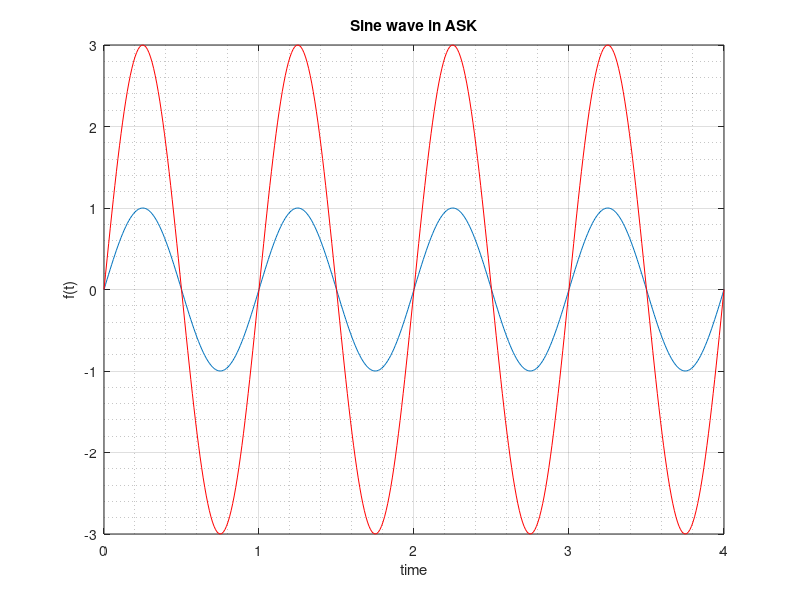

The MATLAB script that drew this image:
t = 0 : 0.01 : 4
f = 1
A1 = 1
y = A1 * sin(2 * pi * f * t)
plot(t, y)
hold on
title('Sine wave in ASK')
xlabel('time')
ylabel('f(t)')
grid on
grid minor

A2 = 3
y2 = A2 * sin(2 * pi * f * t)
plot(t, y2, 'r')